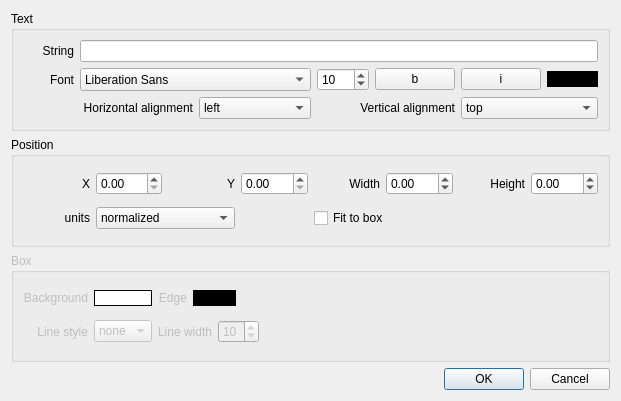
<?xml version="1.0" encoding="UTF-8"?>
<ui version="4.0">
 <class>annotation_dialog</class>
 <widget class="QDialog" name="annotation_dialog">
  <property name="windowModality">
   <enum>Qt::WindowModal</enum>
  </property>
  <property name="geometry">
   <rect>
    <x>0</x>
    <y>0</y>
    <width>621</width>
    <height>401</height>
   </rect>
  </property>
  <property name="windowTitle">
   <string>Annotation</string>
  </property>
  <layout class="QVBoxLayout" name="verticalLayout">
   <item>
    <widget class="QGroupBox" name="groupBox">
     <property name="title">
      <string>Text</string>
     </property>
     <layout class="QGridLayout" name="gridLayout">
      <item row="0" column="0">
       <widget class="QLabel" name="label">
        <property name="text">
         <string>String</string>
        </property>
        <property name="alignment">
         <set>Qt::AlignRight|Qt::AlignTrailing|Qt::AlignVCenter</set>
        </property>
       </widget>
      </item>
      <item row="0" column="1" colspan="6">
       <widget class="QLineEdit" name="edit_string"/>
      </item>
      <item row="1" column="0">
       <widget class="QLabel" name="label_11">
        <property name="text">
         <string>Font</string>
        </property>
        <property name="alignment">
         <set>Qt::AlignRight|Qt::AlignTrailing|Qt::AlignVCenter</set>
        </property>
       </widget>
      </item>
      <item row="1" column="1" colspan="2">
       <widget class="QFontComboBox" name="cb_font_name">
        <property name="sizePolicy">
         <sizepolicy hsizetype="Preferred" vsizetype="Preferred">
          <horstretch>0</horstretch>
          <verstretch>0</verstretch>
         </sizepolicy>
        </property>
        <property name="editable">
         <bool>false</bool>
        </property>
       </widget>
      </item>
      <item row="1" column="3">
       <widget class="QSpinBox" name="sb_font_size">
        <property name="sizePolicy">
         <sizepolicy hsizetype="Preferred" vsizetype="Preferred">
          <horstretch>0</horstretch>
          <verstretch>0</verstretch>
         </sizepolicy>
        </property>
        <property name="minimum">
         <number>2</number>
        </property>
        <property name="maximum">
         <number>96</number>
        </property>
        <property name="value">
         <number>10</number>
        </property>
       </widget>
      </item>
      <item row="1" column="4">
       <widget class="QPushButton" name="cb_font_bold">
        <property name="toolTip">
         <string>bold</string>
        </property>
        <property name="text">
         <string>b</string>
        </property>
        <property name="checkable">
         <bool>true</bool>
        </property>
        <property name="autoDefault">
         <bool>false</bool>
        </property>
       </widget>
      </item>
      <item row="1" column="5">
       <widget class="QPushButton" name="cb_font_italic">
        <property name="toolTip">
         <string>italic</string>
        </property>
        <property name="text">
         <string>i</string>
        </property>
        <property name="checkable">
         <bool>true</bool>
        </property>
        <property name="autoDefault">
         <bool>false</bool>
        </property>
       </widget>
      </item>
      <item row="1" column="6">
       <widget class="QPushButton" name="btn_color">
        <property name="palette">
         <palette>
          <active>
           <colorrole role="WindowText">
            <brush brushstyle="SolidPattern">
             <color alpha="255">
              <red>255</red>
              <green>255</green>
              <blue>255</blue>
             </color>
            </brush>
           </colorrole>
           <colorrole role="Button">
            <brush brushstyle="SolidPattern">
             <color alpha="255">
              <red>0</red>
              <green>0</green>
              <blue>0</blue>
             </color>
            </brush>
           </colorrole>
           <colorrole role="Light">
            <brush brushstyle="SolidPattern">
             <color alpha="255">
              <red>0</red>
              <green>0</green>
              <blue>0</blue>
             </color>
            </brush>
           </colorrole>
           <colorrole role="Midlight">
            <brush brushstyle="SolidPattern">
             <color alpha="255">
              <red>0</red>
              <green>0</green>
              <blue>0</blue>
             </color>
            </brush>
           </colorrole>
           <colorrole role="Dark">
            <brush brushstyle="SolidPattern">
             <color alpha="255">
              <red>0</red>
              <green>0</green>
              <blue>0</blue>
             </color>
            </brush>
           </colorrole>
           <colorrole role="Mid">
            <brush brushstyle="SolidPattern">
             <color alpha="255">
              <red>0</red>
              <green>0</green>
              <blue>0</blue>
             </color>
            </brush>
           </colorrole>
           <colorrole role="Text">
            <brush brushstyle="SolidPattern">
             <color alpha="255">
              <red>255</red>
              <green>255</green>
              <blue>255</blue>
             </color>
            </brush>
           </colorrole>
           <colorrole role="BrightText">
            <brush brushstyle="SolidPattern">
             <color alpha="255">
              <red>255</red>
              <green>255</green>
              <blue>255</blue>
             </color>
            </brush>
           </colorrole>
           <colorrole role="ButtonText">
            <brush brushstyle="SolidPattern">
             <color alpha="255">
              <red>255</red>
              <green>255</green>
              <blue>255</blue>
             </color>
            </brush>
           </colorrole>
           <colorrole role="Base">
            <brush brushstyle="SolidPattern">
             <color alpha="255">
              <red>0</red>
              <green>0</green>
              <blue>0</blue>
             </color>
            </brush>
           </colorrole>
           <colorrole role="Window">
            <brush brushstyle="SolidPattern">
             <color alpha="255">
              <red>0</red>
              <green>0</green>
              <blue>0</blue>
             </color>
            </brush>
           </colorrole>
           <colorrole role="Shadow">
            <brush brushstyle="SolidPattern">
             <color alpha="255">
              <red>0</red>
              <green>0</green>
              <blue>0</blue>
             </color>
            </brush>
           </colorrole>
           <colorrole role="AlternateBase">
            <brush brushstyle="SolidPattern">
             <color alpha="255">
              <red>0</red>
              <green>0</green>
              <blue>0</blue>
             </color>
            </brush>
           </colorrole>
           <colorrole role="ToolTipBase">
            <brush brushstyle="SolidPattern">
             <color alpha="255">
              <red>255</red>
              <green>255</green>
              <blue>220</blue>
             </color>
            </brush>
           </colorrole>
           <colorrole role="ToolTipText">
            <brush brushstyle="SolidPattern">
             <color alpha="255">
              <red>0</red>
              <green>0</green>
              <blue>0</blue>
             </color>
            </brush>
           </colorrole>
          </active>
          <inactive>
           <colorrole role="WindowText">
            <brush brushstyle="SolidPattern">
             <color alpha="255">
              <red>255</red>
              <green>255</green>
              <blue>255</blue>
             </color>
            </brush>
           </colorrole>
           <colorrole role="Button">
            <brush brushstyle="SolidPattern">
             <color alpha="255">
              <red>0</red>
              <green>0</green>
              <blue>0</blue>
             </color>
            </brush>
           </colorrole>
           <colorrole role="Light">
            <brush brushstyle="SolidPattern">
             <color alpha="255">
              <red>0</red>
              <green>0</green>
              <blue>0</blue>
             </color>
            </brush>
           </colorrole>
           <colorrole role="Midlight">
            <brush brushstyle="SolidPattern">
             <color alpha="255">
              <red>0</red>
              <green>0</green>
              <blue>0</blue>
             </color>
            </brush>
           </colorrole>
           <colorrole role="Dark">
            <brush brushstyle="SolidPattern">
             <color alpha="255">
              <red>0</red>
              <green>0</green>
              <blue>0</blue>
             </color>
            </brush>
           </colorrole>
           <colorrole role="Mid">
            <brush brushstyle="SolidPattern">
             <color alpha="255">
              <red>0</red>
              <green>0</green>
              <blue>0</blue>
             </color>
            </brush>
           </colorrole>
           <colorrole role="Text">
            <brush brushstyle="SolidPattern">
             <color alpha="255">
              <red>255</red>
              <green>255</green>
              <blue>255</blue>
             </color>
            </brush>
           </colorrole>
           <colorrole role="BrightText">
            <brush brushstyle="SolidPattern">
             <color alpha="255">
              <red>255</red>
              <green>255</green>
              <blue>255</blue>
             </color>
            </brush>
           </colorrole>
           <colorrole role="ButtonText">
            <brush brushstyle="SolidPattern">
             <color alpha="255">
              <red>255</red>
              <green>255</green>
              <blue>255</blue>
             </color>
            </brush>
           </colorrole>
           <colorrole role="Base">
            <brush brushstyle="SolidPattern">
             <color alpha="255">
              <red>0</red>
              <green>0</green>
              <blue>0</blue>
             </color>
            </brush>
           </colorrole>
           <colorrole role="Window">
            <brush brushstyle="SolidPattern">
             <color alpha="255">
              <red>0</red>
              <green>0</green>
              <blue>0</blue>
             </color>
            </brush>
           </colorrole>
           <colorrole role="Shadow">
            <brush brushstyle="SolidPattern">
             <color alpha="255">
              <red>0</red>
              <green>0</green>
              <blue>0</blue>
             </color>
            </brush>
           </colorrole>
           <colorrole role="AlternateBase">
            <brush brushstyle="SolidPattern">
             <color alpha="255">
              <red>0</red>
              <green>0</green>
              <blue>0</blue>
             </color>
            </brush>
           </colorrole>
           <colorrole role="ToolTipBase">
            <brush brushstyle="SolidPattern">
             <color alpha="255">
              <red>255</red>
              <green>255</green>
              <blue>220</blue>
             </color>
            </brush>
           </colorrole>
           <colorrole role="ToolTipText">
            <brush brushstyle="SolidPattern">
             <color alpha="255">
              <red>0</red>
              <green>0</green>
              <blue>0</blue>
             </color>
            </brush>
           </colorrole>
          </inactive>
          <disabled>
           <colorrole role="WindowText">
            <brush brushstyle="SolidPattern">
             <color alpha="255">
              <red>0</red>
              <green>0</green>
              <blue>0</blue>
             </color>
            </brush>
           </colorrole>
           <colorrole role="Button">
            <brush brushstyle="SolidPattern">
             <color alpha="255">
              <red>0</red>
              <green>0</green>
              <blue>0</blue>
             </color>
            </brush>
           </colorrole>
           <colorrole role="Light">
            <brush brushstyle="SolidPattern">
             <color alpha="255">
              <red>0</red>
              <green>0</green>
              <blue>0</blue>
             </color>
            </brush>
           </colorrole>
           <colorrole role="Midlight">
            <brush brushstyle="SolidPattern">
             <color alpha="255">
              <red>0</red>
              <green>0</green>
              <blue>0</blue>
             </color>
            </brush>
           </colorrole>
           <colorrole role="Dark">
            <brush brushstyle="SolidPattern">
             <color alpha="255">
              <red>0</red>
              <green>0</green>
              <blue>0</blue>
             </color>
            </brush>
           </colorrole>
           <colorrole role="Mid">
            <brush brushstyle="SolidPattern">
             <color alpha="255">
              <red>0</red>
              <green>0</green>
              <blue>0</blue>
             </color>
            </brush>
           </colorrole>
           <colorrole role="Text">
            <brush brushstyle="SolidPattern">
             <color alpha="255">
              <red>0</red>
              <green>0</green>
              <blue>0</blue>
             </color>
            </brush>
           </colorrole>
           <colorrole role="BrightText">
            <brush brushstyle="SolidPattern">
             <color alpha="255">
              <red>255</red>
              <green>255</green>
              <blue>255</blue>
             </color>
            </brush>
           </colorrole>
           <colorrole role="ButtonText">
            <brush brushstyle="SolidPattern">
             <color alpha="255">
              <red>0</red>
              <green>0</green>
              <blue>0</blue>
             </color>
            </brush>
           </colorrole>
           <colorrole role="Base">
            <brush brushstyle="SolidPattern">
             <color alpha="255">
              <red>0</red>
              <green>0</green>
              <blue>0</blue>
             </color>
            </brush>
           </colorrole>
           <colorrole role="Window">
            <brush brushstyle="SolidPattern">
             <color alpha="255">
              <red>0</red>
              <green>0</green>
              <blue>0</blue>
             </color>
            </brush>
           </colorrole>
           <colorrole role="Shadow">
            <brush brushstyle="SolidPattern">
             <color alpha="255">
              <red>0</red>
              <green>0</green>
              <blue>0</blue>
             </color>
            </brush>
           </colorrole>
           <colorrole role="AlternateBase">
            <brush brushstyle="SolidPattern">
             <color alpha="255">
              <red>0</red>
              <green>0</green>
              <blue>0</blue>
             </color>
            </brush>
           </colorrole>
           <colorrole role="ToolTipBase">
            <brush brushstyle="SolidPattern">
             <color alpha="255">
              <red>255</red>
              <green>255</green>
              <blue>220</blue>
             </color>
            </brush>
           </colorrole>
           <colorrole role="ToolTipText">
            <brush brushstyle="SolidPattern">
             <color alpha="255">
              <red>0</red>
              <green>0</green>
              <blue>0</blue>
             </color>
            </brush>
           </colorrole>
          </disabled>
         </palette>
        </property>
        <property name="toolTip">
         <string>color</string>
        </property>
        <property name="autoFillBackground">
         <bool>false</bool>
        </property>
        <property name="styleSheet">
         <string notr="true">background-color: #000000; border: 1px solid #000000;</string>
        </property>
        <property name="text">
         <string/>
        </property>
        <property name="autoDefault">
         <bool>false</bool>
        </property>
        <property name="flat">
         <bool>true</bool>
        </property>
       </widget>
      </item>
      <item row="2" column="0" colspan="2">
       <widget class="QLabel" name="label_13">
        <property name="text">
         <string>Horizontal alignment</string>
        </property>
        <property name="alignment">
         <set>Qt::AlignRight|Qt::AlignTrailing|Qt::AlignVCenter</set>
        </property>
       </widget>
      </item>
      <item row="2" column="2">
       <widget class="QComboBox" name="cb_horz_align">
        <item>
         <property name="text">
          <string>left</string>
         </property>
        </item>
        <item>
         <property name="text">
          <string>middle</string>
         </property>
        </item>
        <item>
         <property name="text">
          <string>right</string>
         </property>
        </item>
       </widget>
      </item>
      <item row="2" column="3" colspan="2">
       <widget class="QLabel" name="label_14">
        <property name="text">
         <string>Vertical alignment</string>
        </property>
        <property name="alignment">
         <set>Qt::AlignRight|Qt::AlignTrailing|Qt::AlignVCenter</set>
        </property>
       </widget>
      </item>
      <item row="2" column="5" colspan="2">
       <widget class="QComboBox" name="cb_vert_align">
        <item>
         <property name="text">
          <string>top</string>
         </property>
        </item>
        <item>
         <property name="text">
          <string>middle</string>
         </property>
        </item>
        <item>
         <property name="text">
          <string>bottom</string>
         </property>
        </item>
       </widget>
      </item>
     </layout>
    </widget>
   </item>
   <item>
    <widget class="QGroupBox" name="groupBox_2">
     <property name="title">
      <string>Position</string>
     </property>
     <layout class="QGridLayout" name="gridLayout_2">
      <item row="0" column="0">
       <widget class="QLabel" name="label_21">
        <property name="text">
         <string>X</string>
        </property>
        <property name="alignment">
         <set>Qt::AlignRight|Qt::AlignTrailing|Qt::AlignVCenter</set>
        </property>
       </widget>
      </item>
      <item row="0" column="1">
       <widget class="QDoubleSpinBox" name="sb_x">
        <property name="minimum">
         <double>0.000000000000000</double>
        </property>
        <property name="singleStep">
         <double>0.010000000000000</double>
        </property>
       </widget>
      </item>
      <item row="0" column="2">
       <widget class="QLabel" name="label_22">
        <property name="text">
         <string>Y</string>
        </property>
        <property name="alignment">
         <set>Qt::AlignRight|Qt::AlignTrailing|Qt::AlignVCenter</set>
        </property>
       </widget>
      </item>
      <item row="0" column="3">
       <widget class="QDoubleSpinBox" name="sb_y">
        <property name="minimum">
         <double>0.000000000000000</double>
        </property>
        <property name="singleStep">
         <double>0.010000000000000</double>
        </property>
       </widget>
      </item>
      <item row="0" column="4">
       <widget class="QLabel" name="label_23">
        <property name="text">
         <string>Width</string>
        </property>
        <property name="alignment">
         <set>Qt::AlignRight|Qt::AlignTrailing|Qt::AlignVCenter</set>
        </property>
       </widget>
      </item>
      <item row="0" column="5">
       <widget class="QDoubleSpinBox" name="sb_width">
        <property name="minimum">
         <double>-99.989999999999995</double>
        </property>
        <property name="singleStep">
         <double>0.010000000000000</double>
        </property>
       </widget>
      </item>
      <item row="0" column="6">
       <widget class="QLabel" name="label_24">
        <property name="text">
         <string>Height</string>
        </property>
        <property name="alignment">
         <set>Qt::AlignRight|Qt::AlignTrailing|Qt::AlignVCenter</set>
        </property>
       </widget>
      </item>
      <item row="0" column="7">
       <widget class="QDoubleSpinBox" name="sb_height">
        <property name="minimum">
         <double>-99.000000000000000</double>
        </property>
        <property name="singleStep">
         <double>0.010000000000000</double>
        </property>
       </widget>
      </item>
      <item row="1" column="0">
       <widget class="QLabel" name="label_18">
        <property name="text">
         <string>units</string>
        </property>
        <property name="alignment">
         <set>Qt::AlignRight|Qt::AlignTrailing|Qt::AlignVCenter</set>
        </property>
       </widget>
      </item>
      <item row="1" column="1" colspan="2">
       <widget class="QComboBox" name="cb_units">
        <item>
         <property name="text">
          <string>normalized</string>
         </property>
        </item>
       </widget>
      </item>
      <item row="1" column="4" colspan="2">
       <widget class="QCheckBox" name="cb_fit_box_to_text">
        <property name="text">
         <string>Fit to box</string>
        </property>
       </widget>
      </item>
     </layout>
    </widget>
   </item>
   <item>
    <widget class="QGroupBox" name="groupBox_3">
     <property name="enabled">
      <bool>false</bool>
     </property>
     <property name="title">
      <string>Box</string>
     </property>
     <layout class="QGridLayout" name="gridLayout_3">
      <item row="0" column="0">
       <widget class="QLabel" name="label_19">
        <property name="text">
         <string>Background</string>
        </property>
        <property name="alignment">
         <set>Qt::AlignRight|Qt::AlignTrailing|Qt::AlignVCenter</set>
        </property>
       </widget>
      </item>
      <item row="0" column="1">
       <widget class="QPushButton" name="btn_background_color">
        <property name="palette">
         <palette>
          <active>
           <colorrole role="WindowText">
            <brush brushstyle="SolidPattern">
             <color alpha="255">
              <red>0</red>
              <green>0</green>
              <blue>0</blue>
             </color>
            </brush>
           </colorrole>
           <colorrole role="Button">
            <brush brushstyle="SolidPattern">
             <color alpha="255">
              <red>255</red>
              <green>255</green>
              <blue>255</blue>
             </color>
            </brush>
           </colorrole>
           <colorrole role="Light">
            <brush brushstyle="SolidPattern">
             <color alpha="255">
              <red>255</red>
              <green>255</green>
              <blue>255</blue>
             </color>
            </brush>
           </colorrole>
           <colorrole role="Midlight">
            <brush brushstyle="SolidPattern">
             <color alpha="255">
              <red>255</red>
              <green>255</green>
              <blue>255</blue>
             </color>
            </brush>
           </colorrole>
           <colorrole role="Dark">
            <brush brushstyle="SolidPattern">
             <color alpha="255">
              <red>127</red>
              <green>127</green>
              <blue>127</blue>
             </color>
            </brush>
           </colorrole>
           <colorrole role="Mid">
            <brush brushstyle="SolidPattern">
             <color alpha="255">
              <red>170</red>
              <green>170</green>
              <blue>170</blue>
             </color>
            </brush>
           </colorrole>
           <colorrole role="Text">
            <brush brushstyle="SolidPattern">
             <color alpha="255">
              <red>0</red>
              <green>0</green>
              <blue>0</blue>
             </color>
            </brush>
           </colorrole>
           <colorrole role="BrightText">
            <brush brushstyle="SolidPattern">
             <color alpha="255">
              <red>255</red>
              <green>255</green>
              <blue>255</blue>
             </color>
            </brush>
           </colorrole>
           <colorrole role="ButtonText">
            <brush brushstyle="SolidPattern">
             <color alpha="255">
              <red>0</red>
              <green>0</green>
              <blue>0</blue>
             </color>
            </brush>
           </colorrole>
           <colorrole role="Base">
            <brush brushstyle="SolidPattern">
             <color alpha="255">
              <red>255</red>
              <green>255</green>
              <blue>255</blue>
             </color>
            </brush>
           </colorrole>
           <colorrole role="Window">
            <brush brushstyle="SolidPattern">
             <color alpha="255">
              <red>255</red>
              <green>255</green>
              <blue>255</blue>
             </color>
            </brush>
           </colorrole>
           <colorrole role="Shadow">
            <brush brushstyle="SolidPattern">
             <color alpha="255">
              <red>0</red>
              <green>0</green>
              <blue>0</blue>
             </color>
            </brush>
           </colorrole>
           <colorrole role="AlternateBase">
            <brush brushstyle="SolidPattern">
             <color alpha="255">
              <red>255</red>
              <green>255</green>
              <blue>255</blue>
             </color>
            </brush>
           </colorrole>
           <colorrole role="ToolTipBase">
            <brush brushstyle="SolidPattern">
             <color alpha="255">
              <red>255</red>
              <green>255</green>
              <blue>220</blue>
             </color>
            </brush>
           </colorrole>
           <colorrole role="ToolTipText">
            <brush brushstyle="SolidPattern">
             <color alpha="255">
              <red>0</red>
              <green>0</green>
              <blue>0</blue>
             </color>
            </brush>
           </colorrole>
          </active>
          <inactive>
           <colorrole role="WindowText">
            <brush brushstyle="SolidPattern">
             <color alpha="255">
              <red>0</red>
              <green>0</green>
              <blue>0</blue>
             </color>
            </brush>
           </colorrole>
           <colorrole role="Button">
            <brush brushstyle="SolidPattern">
             <color alpha="255">
              <red>255</red>
              <green>255</green>
              <blue>255</blue>
             </color>
            </brush>
           </colorrole>
           <colorrole role="Light">
            <brush brushstyle="SolidPattern">
             <color alpha="255">
              <red>255</red>
              <green>255</green>
              <blue>255</blue>
             </color>
            </brush>
           </colorrole>
           <colorrole role="Midlight">
            <brush brushstyle="SolidPattern">
             <color alpha="255">
              <red>255</red>
              <green>255</green>
              <blue>255</blue>
             </color>
            </brush>
           </colorrole>
           <colorrole role="Dark">
            <brush brushstyle="SolidPattern">
             <color alpha="255">
              <red>127</red>
              <green>127</green>
              <blue>127</blue>
             </color>
            </brush>
           </colorrole>
           <colorrole role="Mid">
            <brush brushstyle="SolidPattern">
             <color alpha="255">
              <red>170</red>
              <green>170</green>
              <blue>170</blue>
             </color>
            </brush>
           </colorrole>
           <colorrole role="Text">
            <brush brushstyle="SolidPattern">
             <color alpha="255">
              <red>0</red>
              <green>0</green>
              <blue>0</blue>
             </color>
            </brush>
           </colorrole>
           <colorrole role="BrightText">
            <brush brushstyle="SolidPattern">
             <color alpha="255">
              <red>255</red>
              <green>255</green>
              <blue>255</blue>
             </color>
            </brush>
           </colorrole>
           <colorrole role="ButtonText">
            <brush brushstyle="SolidPattern">
             <color alpha="255">
              <red>0</red>
              <green>0</green>
              <blue>0</blue>
             </color>
            </brush>
           </colorrole>
           <colorrole role="Base">
            <brush brushstyle="SolidPattern">
             <color alpha="255">
              <red>255</red>
              <green>255</green>
              <blue>255</blue>
             </color>
            </brush>
           </colorrole>
           <colorrole role="Window">
            <brush brushstyle="SolidPattern">
             <color alpha="255">
              <red>255</red>
              <green>255</green>
              <blue>255</blue>
             </color>
            </brush>
           </colorrole>
           <colorrole role="Shadow">
            <brush brushstyle="SolidPattern">
             <color alpha="255">
              <red>0</red>
              <green>0</green>
              <blue>0</blue>
             </color>
            </brush>
           </colorrole>
           <colorrole role="AlternateBase">
            <brush brushstyle="SolidPattern">
             <color alpha="255">
              <red>255</red>
              <green>255</green>
              <blue>255</blue>
             </color>
            </brush>
           </colorrole>
           <colorrole role="ToolTipBase">
            <brush brushstyle="SolidPattern">
             <color alpha="255">
              <red>255</red>
              <green>255</green>
              <blue>220</blue>
             </color>
            </brush>
           </colorrole>
           <colorrole role="ToolTipText">
            <brush brushstyle="SolidPattern">
             <color alpha="255">
              <red>0</red>
              <green>0</green>
              <blue>0</blue>
             </color>
            </brush>
           </colorrole>
          </inactive>
          <disabled>
           <colorrole role="WindowText">
            <brush brushstyle="SolidPattern">
             <color alpha="255">
              <red>127</red>
              <green>127</green>
              <blue>127</blue>
             </color>
            </brush>
           </colorrole>
           <colorrole role="Button">
            <brush brushstyle="SolidPattern">
             <color alpha="255">
              <red>255</red>
              <green>255</green>
              <blue>255</blue>
             </color>
            </brush>
           </colorrole>
           <colorrole role="Light">
            <brush brushstyle="SolidPattern">
             <color alpha="255">
              <red>255</red>
              <green>255</green>
              <blue>255</blue>
             </color>
            </brush>
           </colorrole>
           <colorrole role="Midlight">
            <brush brushstyle="SolidPattern">
             <color alpha="255">
              <red>255</red>
              <green>255</green>
              <blue>255</blue>
             </color>
            </brush>
           </colorrole>
           <colorrole role="Dark">
            <brush brushstyle="SolidPattern">
             <color alpha="255">
              <red>127</red>
              <green>127</green>
              <blue>127</blue>
             </color>
            </brush>
           </colorrole>
           <colorrole role="Mid">
            <brush brushstyle="SolidPattern">
             <color alpha="255">
              <red>170</red>
              <green>170</green>
              <blue>170</blue>
             </color>
            </brush>
           </colorrole>
           <colorrole role="Text">
            <brush brushstyle="SolidPattern">
             <color alpha="255">
              <red>127</red>
              <green>127</green>
              <blue>127</blue>
             </color>
            </brush>
           </colorrole>
           <colorrole role="BrightText">
            <brush brushstyle="SolidPattern">
             <color alpha="255">
              <red>255</red>
              <green>255</green>
              <blue>255</blue>
             </color>
            </brush>
           </colorrole>
           <colorrole role="ButtonText">
            <brush brushstyle="SolidPattern">
             <color alpha="255">
              <red>127</red>
              <green>127</green>
              <blue>127</blue>
             </color>
            </brush>
           </colorrole>
           <colorrole role="Base">
            <brush brushstyle="SolidPattern">
             <color alpha="255">
              <red>255</red>
              <green>255</green>
              <blue>255</blue>
             </color>
            </brush>
           </colorrole>
           <colorrole role="Window">
            <brush brushstyle="SolidPattern">
             <color alpha="255">
              <red>255</red>
              <green>255</green>
              <blue>255</blue>
             </color>
            </brush>
           </colorrole>
           <colorrole role="Shadow">
            <brush brushstyle="SolidPattern">
             <color alpha="255">
              <red>0</red>
              <green>0</green>
              <blue>0</blue>
             </color>
            </brush>
           </colorrole>
           <colorrole role="AlternateBase">
            <brush brushstyle="SolidPattern">
             <color alpha="255">
              <red>255</red>
              <green>255</green>
              <blue>255</blue>
             </color>
            </brush>
           </colorrole>
           <colorrole role="ToolTipBase">
            <brush brushstyle="SolidPattern">
             <color alpha="255">
              <red>255</red>
              <green>255</green>
              <blue>220</blue>
             </color>
            </brush>
           </colorrole>
           <colorrole role="ToolTipText">
            <brush brushstyle="SolidPattern">
             <color alpha="255">
              <red>0</red>
              <green>0</green>
              <blue>0</blue>
             </color>
            </brush>
           </colorrole>
          </disabled>
         </palette>
        </property>
        <property name="autoFillBackground">
         <bool>false</bool>
        </property>
        <property name="styleSheet">
         <string notr="true">background-color: #ffffff; border: 1px solid #000000;</string>
        </property>
        <property name="text">
         <string/>
        </property>
        <property name="autoDefault">
         <bool>false</bool>
        </property>
        <property name="flat">
         <bool>true</bool>
        </property>
       </widget>
      </item>
      <item row="0" column="2">
       <widget class="QLabel" name="label_20">
        <property name="text">
         <string>Edge</string>
        </property>
        <property name="alignment">
         <set>Qt::AlignRight|Qt::AlignTrailing|Qt::AlignVCenter</set>
        </property>
       </widget>
      </item>
      <item row="0" column="3" colspan="2">
       <widget class="QPushButton" name="btn_edge_color">
        <property name="palette">
         <palette>
          <active>
           <colorrole role="Button">
            <brush brushstyle="SolidPattern">
             <color alpha="255">
              <red>0</red>
              <green>0</green>
              <blue>0</blue>
             </color>
            </brush>
           </colorrole>
           <colorrole role="Base">
            <brush brushstyle="SolidPattern">
             <color alpha="255">
              <red>0</red>
              <green>0</green>
              <blue>0</blue>
             </color>
            </brush>
           </colorrole>
           <colorrole role="Window">
            <brush brushstyle="SolidPattern">
             <color alpha="255">
              <red>0</red>
              <green>0</green>
              <blue>0</blue>
             </color>
            </brush>
           </colorrole>
          </active>
          <inactive>
           <colorrole role="Button">
            <brush brushstyle="SolidPattern">
             <color alpha="255">
              <red>0</red>
              <green>0</green>
              <blue>0</blue>
             </color>
            </brush>
           </colorrole>
           <colorrole role="Base">
            <brush brushstyle="SolidPattern">
             <color alpha="255">
              <red>0</red>
              <green>0</green>
              <blue>0</blue>
             </color>
            </brush>
           </colorrole>
           <colorrole role="Window">
            <brush brushstyle="SolidPattern">
             <color alpha="255">
              <red>0</red>
              <green>0</green>
              <blue>0</blue>
             </color>
            </brush>
           </colorrole>
          </inactive>
          <disabled>
           <colorrole role="Button">
            <brush brushstyle="SolidPattern">
             <color alpha="255">
              <red>0</red>
              <green>0</green>
              <blue>0</blue>
             </color>
            </brush>
           </colorrole>
           <colorrole role="Base">
            <brush brushstyle="SolidPattern">
             <color alpha="255">
              <red>0</red>
              <green>0</green>
              <blue>0</blue>
             </color>
            </brush>
           </colorrole>
           <colorrole role="Window">
            <brush brushstyle="SolidPattern">
             <color alpha="255">
              <red>0</red>
              <green>0</green>
              <blue>0</blue>
             </color>
            </brush>
           </colorrole>
          </disabled>
         </palette>
        </property>
        <property name="autoFillBackground">
         <bool>false</bool>
        </property>
        <property name="styleSheet">
         <string notr="true">background-color: #000000; border: 1px solid #000000;</string>
        </property>
        <property name="text">
         <string/>
        </property>
        <property name="autoDefault">
         <bool>false</bool>
        </property>
        <property name="flat">
         <bool>true</bool>
        </property>
       </widget>
      </item>
      <item row="0" column="5" colspan="2">
       <spacer name="horizontalSpacer_2">
        <property name="orientation">
         <enum>Qt::Horizontal</enum>
        </property>
        <property name="sizeHint" stdset="0">
         <size>
          <width>167</width>
          <height>20</height>
         </size>
        </property>
       </spacer>
      </item>
      <item row="1" column="0">
       <widget class="QLabel" name="label_15">
        <property name="text">
         <string>Line style</string>
        </property>
        <property name="alignment">
         <set>Qt::AlignRight|Qt::AlignTrailing|Qt::AlignVCenter</set>
        </property>
       </widget>
      </item>
      <item row="1" column="1">
       <widget class="QComboBox" name="cb_line_style">
        <item>
         <property name="text">
          <string>none</string>
         </property>
        </item>
       </widget>
      </item>
      <item row="1" column="2" colspan="2">
       <widget class="QLabel" name="label_16">
        <property name="text">
         <string>Line width</string>
        </property>
        <property name="alignment">
         <set>Qt::AlignRight|Qt::AlignTrailing|Qt::AlignVCenter</set>
        </property>
       </widget>
      </item>
      <item row="1" column="4" colspan="2">
       <widget class="QSpinBox" name="sb_line_width">
        <property name="sizePolicy">
         <sizepolicy hsizetype="Preferred" vsizetype="Preferred">
          <horstretch>0</horstretch>
          <verstretch>0</verstretch>
         </sizepolicy>
        </property>
        <property name="minimum">
         <number>2</number>
        </property>
        <property name="maximum">
         <number>96</number>
        </property>
        <property name="value">
         <number>10</number>
        </property>
       </widget>
      </item>
      <item row="1" column="6">
       <spacer name="horizontalSpacer">
        <property name="orientation">
         <enum>Qt::Horizontal</enum>
        </property>
        <property name="sizeHint" stdset="0">
         <size>
          <width>137</width>
          <height>20</height>
         </size>
        </property>
       </spacer>
      </item>
     </layout>
    </widget>
   </item>
   <item>
    <widget class="QDialogButtonBox" name="button_box">
     <property name="orientation">
      <enum>Qt::Horizontal</enum>
     </property>
     <property name="standardButtons">
      <set>QDialogButtonBox::Cancel|QDialogButtonBox::Ok</set>
     </property>
    </widget>
   </item>
  </layout>
 </widget>
 <tabstops>
  <tabstop>edit_string</tabstop>
  <tabstop>cb_font_name</tabstop>
  <tabstop>cb_font_bold</tabstop>
  <tabstop>cb_font_italic</tabstop>
  <tabstop>sb_font_size</tabstop>
  <tabstop>cb_horz_align</tabstop>
  <tabstop>cb_vert_align</tabstop>
  <tabstop>cb_units</tabstop>
  <tabstop>cb_fit_box_to_text</tabstop>
  <tabstop>btn_edge_color</tabstop>
  <tabstop>button_box</tabstop>
 </tabstops>
 <resources/>
 <connections>
  <connection>
   <sender>button_box</sender>
   <signal>accepted()</signal>
   <receiver>annotation_dialog</receiver>
   <slot>accept()</slot>
   <hints>
    <hint type="sourcelabel">
     <x>242</x>
     <y>339</y>
    </hint>
    <hint type="destinationlabel">
     <x>157</x>
     <y>274</y>
    </hint>
   </hints>
  </connection>
  <connection>
   <sender>button_box</sender>
   <signal>rejected()</signal>
   <receiver>annotation_dialog</receiver>
   <slot>reject()</slot>
   <hints>
    <hint type="sourcelabel">
     <x>310</x>
     <y>339</y>
    </hint>
    <hint type="destinationlabel">
     <x>286</x>
     <y>274</y>
    </hint>
   </hints>
  </connection>
 </connections>
</ui>
